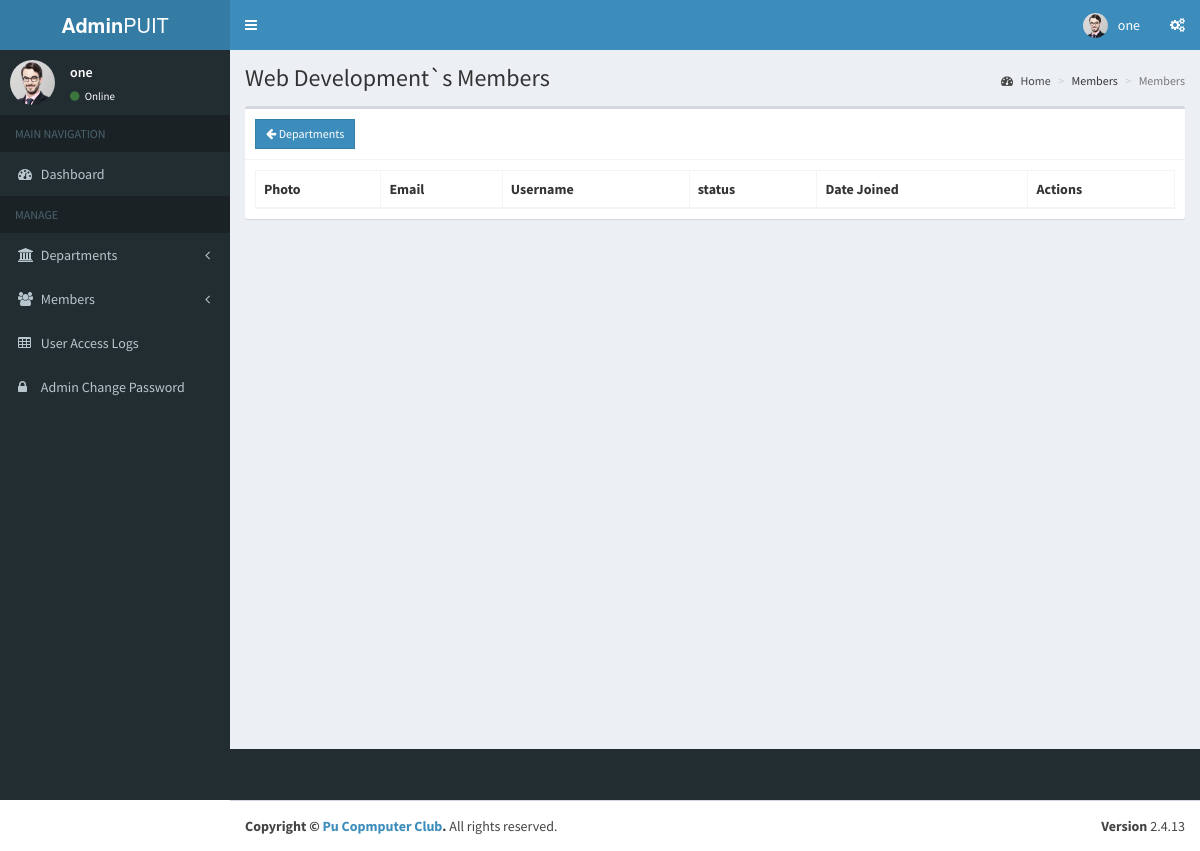
The page /admin/department_members.php?row=1 (signed in) on the database its author committed.
### tables this page shows
CREATE TABLE `profile` (
  `id` int(11) NOT NULL,
  `member_id` varchar(255) NOT NULL,
  `course` varchar(255) NOT NULL,
  `year_of_study` varchar(255) NOT NULL,
  `skills` varchar(255) NOT NULL,
  `notes` varchar(255) NOT NULL,
  `photo` varchar(255) NOT NULL
);

CREATE TABLE `members` (
  `id` int(11) NOT NULL,
  `email` varchar(255) NOT NULL,
  `password` varchar(255) NOT NULL,
  `username` varchar(255) NOT NULL,
  `status` varchar(255) NOT NULL,
  `created_on` timestamp NOT NULL DEFAULT CURRENT_TIMESTAMP,
  `department_id` int(11) NOT NULL
);

CREATE TABLE `departments` (
  `id` int(11) NOT NULL,
  `name` varchar(255) NOT NULL,
  `photo` varchar(255) NOT NULL
);

### admin/department_members.php (the view, shortened to what this page needs)
<?php
  include('includes/header.php');
  $id = $_SESSION['id'];
  $sql ='SELECT * FROM departments WHERE id = :id ';
  $stmt = $pdo->prepare($sql);
  $stmt->execute(['id'=>$id]);
  $departmentname = $stmt->fetch();
?>
   <div class="content-wrapper">
    <section class="content-header">
      <h1>
        <?php echo $departmentname['name'].'`s Members' ?>
      </h1>
      <ol class="breadcrumb">
        <li><a href="#"><i class="fa fa-dashboard"></i> Home</a></li>
        <li>Members</li>
        <li class="active">Members</li>
      </ol>
    </section>
    <section class="content">
    <div class="row">
        <div class="col-xs-12">
          <div class="box">
          <div class="box-header with-border">
              <a href="departments.php" class="btn btn-primary btn-sm btn-flat"><i class="fa fa-arrow-left"></i> Departments</a>
            </div>
            <div class="box-body">
              <table id="example1" class="table table-bordered">
                <thead>
                  <th>Photo</th>
                  <th>Email</th>
                  <th>Username</th>
                  <th>status</th>
                  <th>Date Joined</th>
                  <th>Actions</th>
                </thead>
              </table>
            </div>
          </div>
        </div>
      </div>
    </section>
    </div>
  </div>
  <?php include('includes/footer.php');?>

### admin/includes/header.php (shortened to what this page needs)
<?php
    include('session.php');
    $sql = 'SELECT
               *, p.photo AS photo
            FROM
               members
            LEFT JOIN
               profile p ON members.id=p.member_id
             WHERE
              username =:username';
    $stmt = $pdo->prepare($sql);
    $stmt->execute(['username'=>$_SESSION['adminame']]);
    $row = $stmt->fetch();
?>
<!DOCTYPE html>
<html>
<head>
  <link rel="stylesheet" href="../bower_components/bootstrap/dist/css/bootstrap.min.css">
  <link rel="stylesheet" href="../bower_components/font-awesome/css/font-awesome.min.css">
  <link rel="stylesheet" href="../bower_components/Ionicons/css/ionicons.min.css">
  <link rel="stylesheet" href="../dist/css/AdminLTE.min.css">
  <link rel="stylesheet" href="../dist/css/skins/_all-skins.min.css">
  <link rel="stylesheet" href="../bower_components/morris.js/morris.css">
  <link rel="stylesheet" href="../bower_components/jvectormap/jquery-jvectormap.css">
  <link rel="stylesheet" href="../bower_components/bootstrap-datepicker/dist/css/bootstrap-datepicker.min.css">
  <link rel="stylesheet" href="../bower_components/bootstrap-daterangepicker/daterangepicker.css">
  <link rel="stylesheet" href="../plugins/bootstrap-wysihtml5/bootstrap3-wysihtml5.min.css">
</head>
<body class="hold-transition skin-blue sidebar-mini">
<div class="wrapper">
  <header class="main-header">
    <a href="dashboard.php" class="logo">
      <span class="logo-lg"><b>Admin</b>PUIT</span>
    </a>
    <nav class="navbar navbar-static-top">
      <a href="#" class="sidebar-toggle" data-toggle="push-menu" role="button">
      </a>
      <div class="navbar-custom-menu">
        <ul class="nav navbar-nav">
          <li class="dropdown user user-menu">
            <a href="#" class="dropdown-toggle" data-toggle="dropdown">
            <img src="<?php echo (!empty($row['photo'])) ? '../images/'.$row['photo'] : '../images/profile.jpg'; ?>" class="user-image" alt="User Image">
              <span class="hidden-xs"><?php echo $row['username']; ?></span>
            </a>
          </li>
          <li>
            <a href="#" data-toggle="control-sidebar"><i class="fa fa-gears"></i></a>
          </li>
        </ul>
      </div>
    </nav>
  </header>
  <aside class="main-sidebar">
    <section class="sidebar">
      <div class="user-panel">
        <div class="pull-left image">
        <img src="<?php echo (!empty($row['photo'])) ? '../images/'.$row['photo'] : '../images/profile.jpg'; ?>" class="img-circle" alt="User Image">
        </div>
        <div class="pull-left info">
          <p><?php echo $row['username']; ?></p>
          <a href="#"><i class="fa fa-circle text-success"></i> Online</a>
        </div>
      </div>
      <ul class="sidebar-menu" data-widget="tree">
        <li class="header">MAIN NAVIGATION</li>
        <li id="treevieww">
          <a href="dashboard.php">
            <i class="fa fa-dashboard"></i> <span>Dashboard</span>
          </a>
        </li>
        <li class="header">MANAGE</li>
        <li class="treeview" id="treeview">
          <a href="departments.php">
            <i class="fa fa-university"></i>
            <span>Departments</span>
            <span class="pull-right-container">
              <i class="fa fa-angle-left pull-right"></i>
            </span>
          </a>
        </li>
        <li class="treeview" id="treeview">
          <a href="members.php">
            <i class="fa fa-users"></i> <span>Members</span>
            <span class="pull-right-container">
              <i class="fa fa-angle-left pull-right"></i>
            </span>
          </a>
        </li>
        <li id="treeview">
          <a href="access_logs.php">
            <i class="fa fa-table"></i> <span>User Access Logs</span>
          </a>
        </li>
        <li id="treeview">
          <a href="change_password.php">
            <i class="fa   fa-lock"></i> <span>Admin Change Password</span>
          </a>
        </li>
  </aside>

### rows shown on the page
profile: photo (picture), member.username "one"
departments: name "Web Development"
